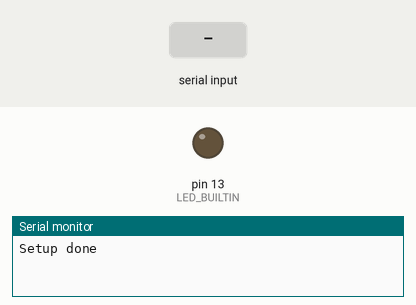
This sketch was run on a simulated Arduino Uno, built with avr-gcc and run on an emulated ATmega328P. Shown: output pins drawn as LEDs (lit = HIGH), the last lines printed to the serial monitor. The inputs (shaded band) are chosen by the test bench.

Above: at 1.2 s.
1.3 s: "BT12\n" received over Serial
At 2.5 s:
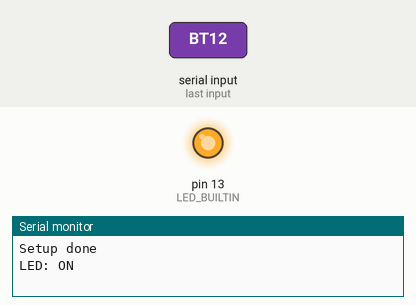
2.8 s: "0" received over Serial
At 3.6 s:
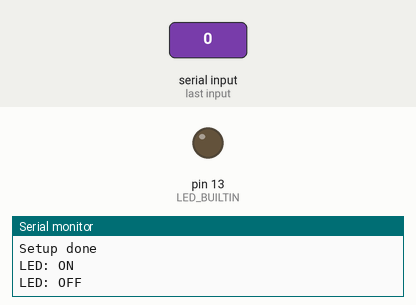
4.3 s: "1" received over Serial
At 4.8 s:
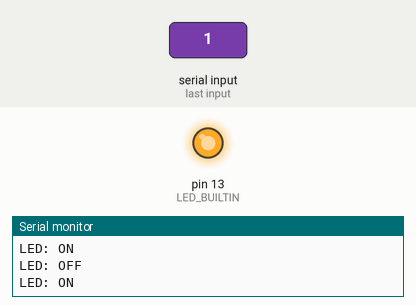
Timing chart, 0 to 7.3 s (numbered marks = the images above; inputs shaded):
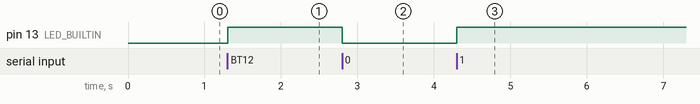

Measured:
- after the input at 1.3 s, pin 13 (LED_BUILTIN): LOW → HIGH at once
- after the input at 2.8 s, pin 13 (LED_BUILTIN): HIGH → LOW at once
- after the input at 4.3 s, pin 13 (LED_BUILTIN): LOW → HIGH at once

The sketch:

bt12_led_test.ino
```cpp
// (licence header left out)
#include <Arduino.h>

int led_state = 0;

void setup() {
	pinMode(LED_BUILTIN, OUTPUT);
	digitalWrite(LED_BUILTIN, LOW);
	Serial.begin(9600); // HC05 is 38400 but DX-BT12 is 9600
	Serial.println("Setup done");
}
void loop() {
	if (Serial.available() > 0){
		led_state = Serial.read();
	}

	if (led_state == '0') {
		digitalWrite(LED_BUILTIN, LOW);
		Serial.println("LED: OFF");
		led_state = 0;
	} else if (led_state == '1') {
		digitalWrite(LED_BUILTIN, HIGH);
		Serial.println("LED: ON");
		led_state = 0;
	}
}
```
